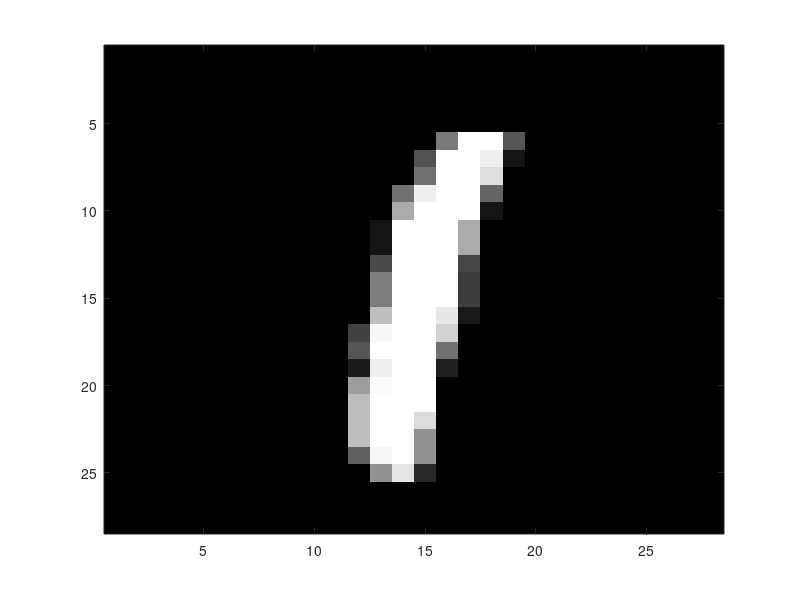

This figure's MATLAB source: (Note: this script raises an error after producing the figure.)

clear all;
close all;

%% In this script, you need to implement three functions as part of the k-means algorithm.
% These steps will be repeated until the algorithm converges:

  % 1. initialize_centroids
  % This function sets the initial values of the centroids
  
  % 2. assign_vector_to_centroid
  % This goes through the collection of all vectors and assigns them to
  % centroid based on norm/distance
  
  % 3. update_centroids
  % This function updates the location of the centroids based on the collection
  % of vectors (handwritten digits) that have been assigned to that centroid.


%% Initialize Data Set
% These next lines of code read in two sets of MNIST digits that will be used for training and testing respectively.

% training set (1500 images)
train=csvread('mnist_train_1500.csv');
trainsetlabels = train(:,785);
train=train(:,1:784);
train(:,785)=zeros(1500,1);

% testing set (200 images with 11 outliers)
test=csvread('mnist_test_200_woutliers.csv');
% store the correct test labels
correctlabels = test(:,785);
test=test(:,1:784);

% now, zero out the labels in "test" so that you can use this to assign
% your own predictions and evaluate against "correctlabels"
% in the 'cs1_mnist_evaluate_test_set.m' script
test(:,785)=zeros(200,1);

%% After initializing, you will have the following variables in your workspace:
% 1. train (a 1500 x 785 array, containins the 1500 training images)
% 2. test (a 200 x 785 array, containing the 200 testing images)
% 3. correctlabels (a 200 x 1 array containing the correct labels (numerical
% meaning) of the 200 test images

%% To visualize an image, you need to reshape it from a 784 dimensional array into a 28 x 28 array.
% to do this, you need to use the reshape command, along with the transpose
% operation.  For example, the following lines plot the first test image

figure;
colormap('gray'); % this tells MATLAB to depict the image in grayscale
testimage = reshape(test(1,[1:784]), [28 28]);
% we are reshaping the first row of 'test', columns 1-784 (since the 785th
% column is going to be used for storing the centroid assignment.
imagesc(testimage'); % this command plots an array as an image.  Type 'help imagesc' to learn more.

%% After importing, the array 'train' consists of 1500 rows and 785 columns.
% Each row corresponds to a different handwritten digit (28 x 28 = 784)
% plus the last column, which is used to index that row (i.e., label which
% cluster it belongs to.  Initially, this last column is set to all zeros,
% since there are no clusters yet established.

%% This next section of code calls the three functions you are asked to specify

k= 10; % set k
max_iter= 20; % set the number of iterations of the algorithm

%% The next line initializes the centroids.  Look at the initialize_centroids()
% function, which is specified further down this file.

centroids=initialize_centroids(train,k);

%% Initialize an array that will store k-means cost at each iteration

cost_iteration = zeros(max_iter, 1);

%% This for-loop enacts the k-means algorithm


for iter=1:max_iter 
    
    % assign cluster value for each image and add to the data 
    for image=1:size(train(:,1))
        %use results from function to assign these values
        train(image,785) = assign_vector_to_centroid(train(image,:),centroids);
    
    end
    
    %once we have all images assigned, we can 
    %   reassign centroids
    centroids = update_Centroids(train,k);

end


%% This section of code plots the k-means cost as a function of the number
% of iterations

%figure;
%cost_iteration

% the function below returns vec_distance and index 
% cost function is the sum of all vec distance in a cluster?? 
% ^^not sure
%assign_vector_to_centroid(data,centroids) 


%% This next section of code will make a plot of all of the centroids
% Again, use help <functionname> to learn about the different functions
% that are being used here.

figure;
colormap('gray');

plotsize = ceil(sqrt(k));

for ind=1:k
    
    centr=centroids(ind,[1:784]);
    subplot(plotsize,plotsize,ind);
    
    imagesc(reshape(centr,[28 28])');
    title(strcat('Centroid ',num2str(ind)))

end

%% Function to initialize the centroids
% This function randomly chooses k vectors from our training set and uses them to be our initial centroids
% There are other ways you might initialize centroids.
% ***Feel free to experiment.***
% Note that this function takes two inputs and emits one output (y).

function y=initialize_centroid(data,num_centroids)

%option 1
    random_index=randperm(size(data,1));

    centroids=data(random_index(1:num_centroids),:);

    y=centroids;
%     
% %option 2
%     %create own centroids (outside values are usually 0)
%     %make the area smaller (125-625 of the 785 data size) (
%     integer_set = randi([(size(data,1)*0.15) (size(data,1)*0.80)],1,size(data,1));
%     centroids=data(integer_set(1:num_centroids),:);
%     y=centroids;

% % option 3
% %set each on manually based on past iterations found
% c1 = [0,0,0,0,0,0,0,0,0,0,0,0,0,0,0,0,0,0,0,0,0,0,0,0,0,0,0,0,0,0,0,0,0,0,0,0,0,0,0,0,0,0,0,0,0,0,0,0,0,0,0,0,0,0,0,0,0,0,0,0,0,0,0,0,0,0,0,0,0,0,0,0,0,0,0,0,0,0,0,0,0,0,0,0,0,0,0,0,0,0,0,0,0,0,0,0,0,0,0,0,0,0,0,0,0,0,0,0,0,0,0,0,0,0,0,0,0,0,0,0,0,0,0,0,0,171,253,133,0,0,0,0,0,0,0,0,0,0,0,0,0,0,0,0,0,0,0,0,0,0,0,0,0,253,252,215,0,0,0,0,0,0,0,0,0,0,0,0,0,0,0,0,0,0,0,0,0,0,0,0,0,253,252,241,78,0,0,0,0,0,0,0,0,0,0,0,0,0,0,0,0,0,0,0,0,0,0,0,0,108,232,252,190,0,0,0,0,0,0,0,0,0,0,0,0,0,0,0,0,0,0,0,0,0,0,0,0,47,232,252,252,0,0,0,0,0,0,0,0,0,0,0,0,0,0,0,0,0,0,0,0,0,0,0,0,109,252,252,252,0,0,0,0,0,0,0,0,0,0,0,0,0,0,0,0,0,0,0,0,0,0,0,0,109,252,252,252,0,0,0,0,0,0,0,0,0,0,0,0,0,0,0,0,0,0,0,0,0,0,0,0,109,252,252,252,0,0,0,0,0,0,0,0,0,0,0,0,0,0,0,0,0,0,0,0,0,0,0,0,110,253,253,253,0,0,0,0,0,0,0,0,0,0,0,0,0,0,0,0,0,0,0,0,0,0,0,0,109,252,252,252,0,0,0,0,0,0,0,0,0,0,0,0,0,0,0,0,0,0,0,0,0,0,0,0,109,252,252,231,0,0,0,0,0,0,0,0,0,0,0,0,0,0,0,0,0,0,0,0,0,0,0,0,109,252,252,108,0,0,0,0,0,0,0,0,0,0,0,0,0,0,0,0,0,0,0,0,0,0,0,0,110,253,253,108,0,0,0,0,0,0,0,0,0,0,0,0,0,0,0,0,0,0,0,0,0,0,0,0,233,252,252,108,0,0,0,0,0,0,0,0,0,0,0,0,0,0,0,0,0,0,0,0,0,0,0,0,253,252,246,92,0,0,0,0,0,0,0,0,0,0,0,0,0,0,0,0,0,0,0,0,0,0,0,0,253,252,215,0,0,0,0,0,0,0,0,0,0,0,0,0,0,0,0,0,0,0,0,0,0,0,0,145,255,253,232,47,0,0,0,0,0,0,0,0,0,0,0,0,0,0,0,0,0,0,0,0,0,0,0,144,253,252,252,108,0,0,0,0,0,0,0,0,0,0,0,0,0,0,0,0,0,0,0,0,0,0,0,41,253,252,246,92,0,0,0,0,0,0,0,0,0,0,0,0,0,0,0,0,0,0,0,0,0,0,0,0,170,252,132,0,0,0,0,0,0,0,0,0,0,0,0,0,0,0,0,0,0,0,0,0,0,0,0,0,0,0,0,0,0,0,0,0,0,0,0,0,0,0,0,0,0,0,0,0,0,0,0,0,0,0,0,0,0,0,0,0,0,0,0,0,0,0,0,0,0,0,0,0,0,0,0,0,0,0,0,0,0,0,0,0,0,0,0,0,0,0,0,0,0,0,0,0,0,0,0,0,0,0,0,0,0,0,0,0,0,0,0,0,0,0,0,0,0,0,0,0,0,0,0,0,0,0,0,0,1]
% c2 = [0,0,0,0,0,0,0,0,0,0,0,0,0,0,0,0,0,0,0,0,0,0,0,0,0,0,0,0,0,0,0,0,0,0,0,0,0,0,0,0,0,0,0,0,0,0,0,0,0,0,0,0,0,0,0,0,0,0,0,0,0,0,0,0,0,0,0,0,0,0,0,0,0,0,0,0,0,0,0,0,0,0,0,0,0,0,0,0,0,0,0,0,0,0,0,0,0,0,0,0,0,0,0,0,0,0,0,0,0,0,0,0,0,0,0,0,0,0,0,0,0,0,0,0,0,0,0,0,0,0,0,0,0,0,0,0,0,0,0,0,0,0,0,0,0,0,0,0,0,0,0,0,0,0,0,0,0,0,0,0,0,0,0,0,0,0,0,0,0,0,0,0,0,0,0,0,0,0,0,0,0,0,0,0,6,60,157,157,157,157,32,0,0,0,0,0,0,0,0,0,0,0,0,0,0,0,0,0,0,0,0,5,135,252,252,252,252,210,59,0,0,0,0,0,0,0,0,0,0,0,0,0,0,0,0,0,0,0,0,111,252,252,252,252,252,36,0,0,0,0,0,0,0,0,0,0,0,0,0,0,0,0,0,0,0,0,0,145,252,252,252,252,252,36,0,0,0,0,0,0,0,0,0,0,0,0,0,0,0,0,0,0,0,0,5,181,240,167,228,252,224,24,0,0,0,0,0,0,0,0,0,0,0,0,0,0,0,0,0,0,0,0,2,36,31,0,181,252,167,0,0,0,0,0,0,0,0,0,0,0,0,0,0,0,0,0,0,0,0,0,0,0,0,44,246,252,116,0,0,0,0,0,0,0,0,0,0,0,0,0,0,0,0,93,121,167,241,241,242,241,241,243,252,252,48,0,0,0,0,0,0,0,0,0,0,0,0,7,88,213,253,253,253,253,253,253,255,253,253,253,253,253,213,19,0,0,0,0,0,0,0,0,0,0,7,206,252,252,246,193,148,228,176,108,253,252,252,252,252,252,252,114,3,0,0,0,0,0,0,0,0,0,88,252,252,245,107,0,0,14,37,151,253,252,247,193,125,226,252,252,41,0,0,0,0,0,0,0,0,0,132,252,252,146,0,38,49,184,252,252,251,204,118,0,0,73,252,252,143,0,0,0,0,0,0,0,0,0,190,252,252,238,181,235,252,252,252,194,69,0,0,0,0,21,218,252,169,3,0,0,0,0,0,0,0,0,99,252,252,252,252,252,252,190,71,3,0,0,0,0,0,0,113,252,252,138,0,0,0,0,0,0,0,0,3,117,167,167,167,133,48,7,0,0,0,0,0,0,0,0,57,240,252,252,0,0,0,0,0,0,0,0,0,0,0,0,0,0,0,0,0,0,0,0,0,0,0,0,0,31,144,155,0,0,0,0,0,0,0,0,0,0,0,0,0,0,0,0,0,0,0,0,0,0,0,0,0,0,0,0,0,0,0,0,0,0,0,0,0,0,0,0,0,0,0,0,0,0,0,0,0,0,0,0,0,0,0,0,0,0,0,0,0,0,0,0,0,0,0,0,0,0,0,0,0,0,0,0,0,0,0,0,0,0,0,0,0,0,0,0,0,0,0,0,0,0,0,0,0,0,0,0,0,0,0,0,0,0,0,0,0,0,0,0,0,0,0,0,0,0,0,0,0,0,0,0,0,0,0,0,0,0,0,0,0,0,0,0,0,0,0,0,0,0,0,0,0,0,0,0,0,0,0,0,0,0,0,0,0,0,0,0,0,0,0,0,0,0,0,0,0,0,0,0,0,2]
% c3 = [0,0,0,0,0,0,0,0,0,0,0,0,0,0,0,0,0,0,0,0,0,0,0,0,0,0,0,0,0,0,0,0,0,0,0,0,0,0,0,0,0,0,0,0,0,0,0,0,0,0,0,0,0,0,0,0,0,0,0,0,0,0,0,0,0,0,0,0,0,0,0,0,0,0,0,0,0,0,0,0,0,0,0,0,0,0,0,0,0,0,0,0,0,0,0,0,0,0,0,0,0,0,0,0,0,0,0,0,0,0,0,0,0,0,0,0,0,0,0,0,0,0,0,0,0,0,0,0,0,0,0,0,0,0,0,0,0,0,0,0,0,0,0,0,0,0,0,0,9,60,166,250,255,255,182,121,30,0,0,0,0,0,0,0,0,0,0,0,0,0,0,0,12,39,129,192,221,254,225,129,125,125,200,254,241,122,0,0,0,0,0,0,0,0,0,0,0,0,0,0,169,244,174,174,127,66,11,0,0,0,2,35,162,251,145,1,0,0,0,0,0,0,0,0,0,0,0,0,158,41,0,0,0,0,0,0,0,0,0,0,0,117,254,85,0,0,0,0,0,0,0,0,0,0,0,0,0,0,0,0,0,0,0,0,0,0,0,0,0,23,224,145,0,0,0,0,0,0,0,0,0,0,0,0,0,0,0,0,0,0,0,0,0,0,0,0,0,0,197,179,0,0,0,0,0,0,0,0,0,0,0,0,0,0,0,0,0,0,0,0,0,0,0,0,0,0,197,106,0,0,0,0,0,0,0,0,0,0,0,0,0,0,0,0,0,0,0,0,0,0,0,0,0,94,245,106,0,0,0,0,0,0,0,0,0,0,0,0,0,0,0,0,0,0,0,0,0,0,11,60,184,253,195,15,0,0,0,0,0,0,0,0,0,0,0,0,0,0,0,0,0,17,121,190,190,190,251,254,254,171,15,0,0,0,0,0,0,0,0,0,0,0,0,0,0,0,0,0,0,111,254,254,205,189,189,189,226,223,74,0,0,0,0,0,0,0,0,0,0,0,0,0,0,0,0,0,0,5,11,11,3,0,0,0,27,190,249,88,1,0,0,0,0,0,0,0,0,0,0,0,0,0,0,0,0,0,0,0,0,0,0,0,0,5,163,254,62,0,0,0,0,0,0,0,0,0,0,0,0,0,0,0,0,0,0,0,0,0,0,0,0,0,7,185,217,15,0,0,0,0,0,0,0,0,0,0,0,0,0,0,0,0,0,0,0,0,0,0,0,0,0,48,253,59,0,0,0,0,0,0,0,0,0,0,0,0,0,0,64,0,0,0,0,0,0,0,0,0,0,0,191,128,0,0,0,0,0,0,0,0,0,0,0,0,0,0,168,224,183,75,0,0,0,0,0,0,0,0,219,62,0,0,0,0,0,0,0,0,0,0,0,0,0,0,2,37,161,245,182,57,1,0,0,0,0,80,253,53,0,0,0,0,0,0,0,0,0,0,0,0,0,0,0,0,0,34,173,254,176,91,22,0,9,191,221,11,0,0,0,0,0,0,0,0,0,0,0,0,0,0,0,0,0,0,4,91,202,254,219,152,193,254,65,0,0,0,0,0,0,0,0,0,0,0,0,0,0,0,0,0,0,0,0,0,0,0,0,0,0,0,0,0,0,0,0,0,0,0,0,0,0,0,0,0,0,0,0,0,0,0,0,0,0,0,0,0,0,0,0,0,0,0,0,0,0,0,0,0,0,0,0,0,0,0,0,0,0,0,0,0,0,0,0,0,0,0,0,0,0,0,0,0,0,0,0,3]
% c4 = [0,0,0,0,0,0,0,0,0,0,0,0,0,0,0,0,0,0,0,0,0,0,0,0,0,0,0,0,0,0,0,0,0,0,0,0,0,0,0,0,0,0,0,0,0,0,0,0,0,0,0,0,0,0,0,0,0,0,0,0,0,0,0,0,0,0,0,0,0,0,0,0,0,0,0,0,0,0,0,0,0,0,0,0,0,0,0,0,0,0,0,0,0,0,0,0,0,0,0,0,0,0,0,0,0,0,0,0,0,0,0,0,0,0,0,0,0,0,0,0,0,0,0,0,0,0,0,0,0,0,0,0,0,0,0,0,0,0,0,0,0,0,0,0,0,0,0,0,0,0,0,32,229,253,114,0,0,0,0,0,0,0,0,0,0,0,0,0,0,0,0,0,0,0,0,0,0,0,0,57,252,252,88,0,0,0,0,0,0,0,0,0,0,0,0,0,0,0,0,0,0,0,0,0,0,0,10,172,252,164,0,0,0,0,0,0,0,0,0,0,0,0,0,0,0,0,0,0,0,0,0,0,0,0,29,252,252,90,0,0,0,0,0,0,0,0,0,0,0,0,0,0,0,0,0,0,0,0,0,0,0,13,204,253,106,0,0,0,0,63,255,222,25,0,0,0,0,0,0,0,0,0,0,0,0,0,0,0,0,113,253,240,43,0,0,0,19,194,234,65,0,0,0,0,0,0,0,0,0,0,0,0,0,0,0,0,0,200,231,43,0,0,0,0,123,252,137,0,0,0,0,0,0,0,0,0,0,0,0,0,0,0,0,0,126,249,225,0,0,0,0,26,222,202,13,0,0,0,0,0,0,0,0,0,0,0,0,0,0,0,0,0,198,253,114,0,0,0,4,179,253,140,0,0,0,0,0,0,0,0,0,0,0,0,0,0,0,0,0,0,197,252,138,0,0,0,29,252,252,65,0,0,0,0,0,0,0,0,0,0,0,0,0,0,0,0,0,0,110,252,235,85,19,0,66,252,148,6,0,0,0,0,48,28,0,0,0,0,0,0,0,0,0,0,0,0,10,178,253,252,231,225,241,252,231,225,226,225,225,225,229,47,0,0,0,0,0,0,0,0,0,0,0,0,0,0,13,138,225,238,254,253,253,253,239,225,137,63,0,0,0,0,0,0,0,0,0,0,0,0,0,0,0,0,0,0,0,113,247,121,84,84,38,0,0,0,0,0,0,0,0,0,0,0,0,0,0,0,0,0,0,0,0,0,0,200,225,0,0,0,0,0,0,0,0,0,0,0,0,0,0,0,0,0,0,0,0,0,0,0,0,0,0,225,175,0,0,0,0,0,0,0,0,0,0,0,0,0,0,0,0,0,0,0,0,0,0,0,0,0,0,226,114,0,0,0,0,0,0,0,0,0,0,0,0,0,0,0,0,0,0,0,0,0,0,0,0,0,38,237,38,0,0,0,0,0,0,0,0,0,0,0,0,0,0,0,0,0,0,0,0,0,0,0,0,0,0,225,0,0,0,0,0,0,0,0,0,0,0,0,0,0,0,0,0,0,0,0,0,0,0,0,0,0,0,175,0,0,0,0,0,0,0,0,0,0,0,0,0,0,0,0,0,0,0,0,0,0,0,0,0,0,0,0,0,0,0,0,0,0,0,0,0,0,0,0,0,0,0,0,0,0,0,0,0,0,0,0,0,0,0,0,0,0,0,0,0,0,0,0,0,0,0,0,0,0,0,0,0,0,0,0,0,0,0,0,0,0,0,0,0,0,0,0,0,0,0,0,0,0,0,0,0,0,0,4]
% c5 = [0,0,0,0,0,0,0,0,0,0,0,0,0,0,0,0,0,0,0,0,0,0,0,0,0,0,0,0,0,0,0,0,0,0,0,0,0,0,0,0,0,0,0,0,0,0,0,0,0,0,0,0,0,0,0,0,0,0,0,0,0,0,0,0,0,0,0,0,0,0,0,0,0,0,0,0,0,0,0,0,0,0,0,0,0,0,0,0,0,0,0,0,0,0,0,0,0,0,118,134,0,0,0,0,0,0,0,0,0,0,0,0,0,0,0,0,0,0,0,0,0,0,0,0,0,0,231,237,0,0,0,0,0,0,0,0,0,0,0,0,0,0,0,0,0,0,0,0,0,0,0,0,0,35,254,229,0,0,0,0,0,0,0,0,0,0,0,0,0,0,0,0,0,0,0,0,0,0,0,0,0,93,254,226,30,0,0,0,0,0,0,0,0,0,0,0,0,0,0,0,0,0,0,0,0,0,0,0,0,164,254,192,34,0,0,0,0,0,0,0,0,0,0,0,0,0,0,0,0,0,0,0,0,0,0,0,0,207,254,109,84,131,119,24,0,0,0,0,0,0,0,0,0,0,0,0,0,0,0,0,0,0,0,0,60,250,254,254,254,254,254,237,47,0,0,0,0,0,0,0,0,0,0,0,0,0,0,0,0,0,0,0,204,254,254,254,254,254,254,182,22,0,0,0,0,0,0,0,0,0,0,0,0,0,0,0,0,0,0,92,248,230,125,98,72,34,16,3,0,0,0,0,0,0,0,0,0,0,0,0,0,0,0,0,0,0,0,174,254,93,0,0,0,0,0,0,0,0,0,0,0,0,0,0,0,0,0,0,0,0,0,0,0,0,40,247,254,40,0,0,0,0,0,0,0,0,0,0,0,0,0,0,0,0,0,0,0,0,0,0,0,0,36,239,254,230,123,5,0,0,0,0,0,0,0,0,0,0,0,0,0,0,0,0,0,0,0,0,0,0,0,86,224,245,254,175,28,0,0,0,0,0,0,0,0,0,0,0,0,0,0,0,0,0,0,0,0,0,0,0,0,37,143,254,203,26,0,0,0,0,0,0,0,0,0,0,0,0,0,0,0,0,0,0,0,0,0,0,0,0,2,60,243,205,24,0,0,0,0,0,0,0,0,0,0,0,0,0,0,0,0,0,16,0,0,0,0,0,0,73,243,254,49,0,0,0,0,0,0,0,0,0,0,0,0,0,0,0,0,101,143,0,0,0,0,38,142,244,254,246,38,0,0,0,0,0,0,0,0,0,0,0,0,0,0,0,0,94,250,161,148,195,230,245,254,254,247,85,0,0,0,0,0,0,0,0,0,0,0,0,0,0,0,0,0,3,158,254,254,254,254,254,255,220,36,0,0,0,0,0,0,0,0,0,0,0,0,0,0,0,0,0,0,0,17,106,171,171,249,200,143,29,0,0,0,0,0,0,0,0,0,0,0,0,0,0,0,0,0,0,0,0,0,0,0,0,0,0,0,0,0,0,0,0,0,0,0,0,0,0,0,0,0,0,0,0,0,0,0,0,0,0,0,0,0,0,0,0,0,0,0,0,0,0,0,0,0,0,0,0,0,0,0,0,0,0,0,0,0,0,0,0,0,0,0,0,0,0,0,0,0,0,0,0,0,0,0,0,0,0,0,0,0,0,0,0,0,0,0,0,0,0,0,0,0,0,0,0,0,0,0,0,0,0,0,0,0,0,0,0,0,0,0,0,0,0,0,0,0,0,0,0,0,0,0,0,0,0,0,0,0,0,0,0,5]
% c6 = [0,0,0,0,0,0,0,0,0,0,0,0,0,0,0,0,0,0,0,0,0,0,0,0,0,0,0,0,0,0,0,0,0,0,0,0,0,0,0,0,0,0,0,0,0,0,0,0,0,0,0,0,0,0,0,0,0,0,0,0,0,0,0,0,0,0,0,0,0,0,0,0,0,0,0,0,0,0,0,0,0,0,0,0,0,0,0,0,0,0,0,0,0,0,0,0,0,0,0,0,0,17,195,255,100,5,0,0,0,0,0,0,0,0,0,0,0,0,0,0,0,0,0,0,0,0,0,0,30,234,253,253,253,70,0,0,0,0,0,0,0,0,0,0,0,0,0,0,0,0,0,0,0,0,13,90,240,253,226,231,243,56,0,0,0,0,0,0,0,0,0,0,0,0,0,0,0,0,0,0,0,12,169,253,253,136,35,177,150,0,0,0,0,0,0,0,0,0,0,0,0,0,0,0,0,0,0,0,20,215,253,226,66,5,8,216,164,0,0,0,0,0,0,0,0,0,0,0,0,0,0,0,0,0,0,0,129,253,253,127,0,0,0,31,51,0,0,0,0,0,0,0,0,0,0,0,0,0,0,0,0,0,3,177,249,252,82,3,0,0,0,0,0,0,0,0,0,0,0,0,0,0,0,0,0,0,0,0,0,0,173,253,251,137,0,0,0,0,0,0,0,0,0,0,0,0,0,0,0,0,0,0,0,0,0,0,0,76,243,252,137,0,0,0,0,0,0,0,0,0,0,0,0,0,0,0,0,0,0,0,0,0,0,0,50,239,253,164,0,0,0,0,0,0,0,0,0,0,0,0,0,0,0,0,0,0,0,0,0,0,0,0,72,253,253,38,0,0,0,0,0,0,0,0,0,0,0,0,0,0,0,0,0,0,0,0,0,0,0,0,170,253,253,156,95,95,95,67,0,0,0,0,0,0,0,0,0,0,0,0,0,0,0,0,0,0,0,102,248,253,253,253,253,253,253,246,231,231,110,0,0,0,0,0,0,0,0,0,0,0,0,0,0,0,0,171,253,208,124,124,134,241,241,241,246,253,253,235,53,4,0,0,0,0,0,0,0,0,0,0,0,0,0,171,253,164,0,0,0,0,0,0,40,213,224,241,253,84,0,0,0,0,0,0,0,0,0,0,0,0,0,171,253,181,6,0,0,0,0,0,0,0,0,71,253,231,35,0,0,0,0,0,0,0,0,0,0,0,0,141,253,253,141,34,0,0,0,0,0,0,0,61,253,253,53,0,0,0,0,0,0,0,0,0,0,0,0,11,164,253,253,228,201,201,173,138,84,191,201,232,253,163,11,0,0,0,0,0,0,0,0,0,0,0,0,0,10,76,242,253,253,253,253,253,253,253,253,242,130,10,0,0,0,0,0,0,0,0,0,0,0,0,0,0,0,0,15,20,135,135,190,135,135,28,17,15,0,0,0,0,0,0,0,0,0,0,0,0,0,0,0,0,0,0,0,0,0,0,0,0,0,0,0,0,0,0,0,0,0,0,0,0,0,0,0,0,0,0,0,0,0,0,0,0,0,0,0,0,0,0,0,0,0,0,0,0,0,0,0,0,0,0,0,0,0,0,0,0,0,0,0,0,0,0,0,0,0,0,0,0,0,0,0,0,0,0,0,0,0,0,0,0,0,0,0,0,0,0,0,0,0,0,0,0,0,0,0,0,0,0,0,0,0,0,0,0,0,0,0,0,0,0,0,0,0,0,0,0,0,0,0,0,0,0,0,0,0,0,0,0,0,0,0,0,0,6]
% c7 = [0,0,0,0,0,0,0,0,0,0,0,0,0,0,0,0,0,0,0,0,0,0,0,0,0,0,0,0,0,0,0,0,0,0,0,0,0,0,0,0,0,0,0,0,0,0,0,0,0,0,0,0,0,0,0,0,0,0,0,0,0,0,0,0,0,0,0,0,0,0,0,0,0,0,0,0,0,0,0,0,0,0,0,0,0,0,0,0,0,0,0,0,0,0,0,0,0,0,0,0,0,0,0,0,0,0,0,0,0,0,0,0,0,0,0,0,0,0,0,0,0,0,0,0,0,0,0,0,0,0,0,0,0,0,0,0,0,0,0,0,0,0,0,0,0,0,0,0,0,0,0,0,0,0,0,0,0,0,0,0,0,0,0,0,0,0,0,0,0,0,0,0,0,0,0,0,0,0,0,0,0,0,0,0,0,0,0,0,0,0,0,0,0,0,0,0,0,0,0,0,1,92,255,255,172,130,130,130,130,130,191,130,24,4,0,0,0,0,0,0,0,0,0,0,0,0,0,0,80,253,253,253,253,253,253,253,253,253,253,253,253,207,19,0,0,0,0,0,0,0,0,0,0,0,0,0,9,123,235,244,247,253,253,253,253,253,253,253,253,253,207,10,0,0,0,0,0,0,0,0,0,0,0,0,0,0,0,52,70,128,228,228,228,228,128,208,250,253,253,18,0,0,0,0,0,0,0,0,0,0,0,0,0,0,0,0,0,0,0,0,0,0,0,0,217,253,253,94,0,0,0,0,0,0,0,0,0,0,0,0,0,0,0,0,0,0,0,0,0,0,0,0,217,253,253,63,0,0,0,0,0,0,0,0,0,0,0,0,0,0,0,0,0,0,0,0,0,0,0,0,217,253,253,18,0,0,0,0,0,0,0,0,0,0,0,0,0,0,0,0,0,0,0,0,0,0,0,0,217,253,253,79,0,0,0,0,0,0,0,0,0,0,0,0,0,0,0,0,0,0,0,0,0,0,0,20,225,253,253,18,0,0,0,0,0,0,0,0,0,0,0,0,0,0,0,0,0,0,0,0,0,0,0,88,253,253,227,14,0,0,0,0,0,0,0,0,0,0,0,0,0,0,0,0,0,0,0,0,0,0,0,121,253,253,148,0,0,0,0,0,0,0,0,0,0,0,0,0,0,0,0,0,0,0,0,0,0,0,24,223,253,253,112,0,0,0,0,0,0,0,0,0,0,0,0,0,0,0,0,0,0,0,0,0,0,0,81,253,253,222,17,0,0,0,0,0,0,0,0,0,0,0,0,0,0,0,0,0,0,0,0,0,0,0,81,253,253,154,0,0,0,0,0,0,0,0,0,0,0,0,0,0,0,0,0,0,0,0,0,0,0,0,187,253,253,154,0,0,0,0,0,0,0,0,0,0,0,0,0,0,0,0,0,0,0,0,0,0,0,30,224,253,253,45,0,0,0,0,0,0,0,0,0,0,0,0,0,0,0,0,0,0,0,0,0,0,0,75,253,253,214,18,0,0,0,0,0,0,0,0,0,0,0,0,0,0,0,0,0,0,0,0,0,0,0,190,253,253,160,0,0,0,0,0,0,0,0,0,0,0,0,0,0,0,0,0,0,0,0,0,0,0,0,141,253,253,103,0,0,0,0,0,0,0,0,0,0,0,0,0,0,0,0,0,0,0,0,0,0,0,0,39,169,150,19,0,0,0,0,0,0,0,0,0,0,0,0,0,0,0,0,0,0,0,0,0,0,0,0,0,0,0,0,0,0,0,0,0,0,0,0,0,0,0,0,7]
% c8 = [0,0,0,0,0,0,0,0,0,0,0,0,0,0,0,0,0,0,0,0,0,0,0,0,0,0,0,0,0,0,0,0,0,0,0,0,0,0,0,0,0,0,0,0,0,0,0,0,0,0,0,0,0,0,0,0,0,0,0,0,0,0,0,0,0,0,0,0,0,0,0,0,0,0,0,0,0,0,0,0,0,0,0,0,0,0,0,0,0,0,0,0,0,0,0,0,0,0,0,0,0,0,0,0,0,0,0,0,0,0,0,0,0,0,0,0,0,0,0,0,0,0,0,21,132,253,254,213,92,31,0,0,0,0,0,0,0,0,0,0,0,0,0,0,0,0,0,0,0,0,62,203,253,252,253,252,253,192,41,0,0,0,0,0,0,0,0,0,0,0,0,0,0,0,0,0,0,0,152,253,254,253,102,20,82,243,234,112,0,0,0,0,0,0,0,0,0,0,0,0,0,0,0,0,0,0,152,252,213,50,0,0,0,122,253,252,0,0,0,0,0,0,0,0,0,0,0,0,0,0,0,0,0,0,152,253,203,0,0,0,0,102,254,253,0,0,0,0,0,0,0,0,0,0,0,0,0,0,0,0,0,0,152,252,203,0,0,0,62,162,253,212,0,0,0,0,0,0,0,0,0,0,0,0,0,0,0,0,0,0,152,253,203,0,0,82,254,253,244,81,0,0,0,0,0,0,0,0,0,0,0,0,0,0,0,0,0,0,152,252,243,40,62,223,253,252,162,0,0,0,0,0,0,0,0,0,0,0,0,0,0,0,0,0,0,0,21,223,254,213,254,253,254,131,0,0,0,0,0,0,0,0,0,0,0,0,0,0,0,0,0,0,0,0,0,122,253,252,253,252,131,10,0,0,0,0,0,0,0,0,0,0,0,0,0,0,0,0,0,0,0,0,51,233,254,253,254,253,21,0,0,0,0,0,0,0,0,0,0,0,0,0,0,0,0,0,0,0,0,82,233,252,253,252,253,252,102,0,0,0,0,0,0,0,0,0,0,0,0,0,0,0,0,0,0,0,113,253,254,253,142,203,254,253,173,10,0,0,0,0,0,0,0,0,0,0,0,0,0,0,0,0,0,0,193,252,253,130,0,20,172,252,253,91,0,0,0,0,0,0,0,0,0,0,0,0,0,0,0,0,0,0,193,253,203,0,0,0,21,162,254,213,0,0,0,0,0,0,0,0,0,0,0,0,0,0,0,0,0,0,152,252,203,0,0,0,0,102,253,252,82,0,0,0,0,0,0,0,0,0,0,0,0,0,0,0,0,0,153,253,214,10,0,0,0,0,255,253,163,0,0,0,0,0,0,0,0,0,0,0,0,0,0,0,0,0,51,192,253,212,102,20,0,41,253,252,203,0,0,0,0,0,0,0,0,0,0,0,0,0,0,0,0,0,0,0,163,243,255,253,255,253,255,253,142,0,0,0,0,0,0,0,0,0,0,0,0,0,0,0,0,0,0,0,0,81,213,252,253,252,253,252,20,0,0,0,0,0,0,0,0,0,0,0,0,0,0,0,0,0,0,0,0,0,0,0,0,0,0,0,0,0,0,0,0,0,0,0,0,0,0,0,0,0,0,0,0,0,0,0,0,0,0,0,0,0,0,0,0,0,0,0,0,0,0,0,0,0,0,0,0,0,0,0,0,0,0,0,0,0,0,0,0,0,0,0,0,0,0,0,0,0,0,0,0,0,0,0,0,0,0,0,0,0,0,0,0,0,0,0,0,0,0,0,0,0,0,0,0,0,0,0,0,0,0,8]
% c9 = [0,0,0,0,0,0,0,0,0,0,0,0,0,0,0,0,0,0,0,0,0,0,0,0,0,0,0,0,0,0,0,0,0,0,0,0,0,0,0,0,0,0,0,0,0,0,0,0,0,0,0,0,0,0,0,0,0,0,0,0,0,0,0,0,0,0,0,0,0,0,0,0,0,0,0,0,0,0,0,0,0,0,0,0,0,0,0,0,0,0,0,0,0,0,0,0,0,0,0,0,0,0,0,0,0,0,0,0,0,0,0,0,0,0,0,0,0,0,0,0,0,0,0,0,0,0,0,0,0,0,0,0,0,0,0,0,0,0,0,0,0,0,0,0,0,0,0,0,0,0,0,0,0,0,0,0,0,0,0,0,0,0,0,0,0,0,0,0,0,0,0,0,0,0,0,0,0,0,0,0,0,0,0,0,13,145,254,255,223,133,0,0,0,0,0,0,0,0,0,0,0,0,0,0,0,0,0,0,0,4,11,93,220,249,243,243,251,220,3,0,0,0,0,0,0,0,0,0,0,0,0,0,0,0,0,0,36,135,253,252,165,49,0,0,84,246,104,0,0,0,0,0,0,0,0,0,0,0,0,0,0,0,3,127,238,253,214,92,0,0,0,0,88,253,64,0,0,0,0,0,0,0,0,0,0,0,0,0,0,0,90,253,242,178,3,0,0,0,0,8,162,243,85,0,0,0,0,0,0,0,0,0,0,0,0,0,0,9,193,253,112,0,0,0,0,0,0,88,253,220,26,0,0,0,0,0,0,0,0,0,0,0,0,0,0,147,253,158,4,0,0,0,0,0,124,246,253,86,0,0,0,0,0,0,0,0,0,0,0,0,0,0,12,218,237,71,0,0,0,0,26,130,249,253,194,9,0,0,0,0,0,0,0,0,0,0,0,0,0,0,97,253,147,0,0,0,19,136,232,253,227,110,18,0,0,0,0,0,0,0,0,0,0,0,0,0,0,0,58,238,228,50,144,149,249,253,253,245,76,0,0,0,0,0,0,0,0,0,0,0,0,0,0,0,0,0,8,204,253,253,253,253,253,253,252,77,0,0,0,0,0,0,0,0,0,0,0,0,0,0,0,0,0,0,0,28,94,94,94,177,253,252,109,0,0,0,0,0,0,0,0,0,0,0,0,0,0,0,0,0,0,0,0,0,0,0,125,244,234,139,0,0,0,0,0,0,0,0,0,0,0,0,0,0,0,0,0,0,0,0,0,0,0,124,249,227,86,17,0,0,0,0,0,0,0,0,0,0,0,0,0,0,0,0,0,0,0,0,0,0,154,246,253,120,0,0,0,0,0,0,0,0,0,0,0,0,0,0,0,0,0,0,0,0,0,0,0,24,208,253,154,47,0,0,0,0,0,0,0,0,0,0,0,0,0,0,0,0,0,0,0,0,0,0,19,240,253,169,15,0,0,0,0,0,0,0,0,0,0,0,0,0,0,0,0,0,0,0,0,0,0,26,182,253,231,43,0,0,0,0,0,0,0,0,0,0,0,0,0,0,0,0,0,0,0,0,0,0,2,174,252,222,27,0,0,0,0,0,0,0,0,0,0,0,0,0,0,0,0,0,0,0,0,0,0,0,7,218,246,48,0,0,0,0,0,0,0,0,0,0,0,0,0,0,0,0,0,0,0,0,0,0,0,0,0,0,0,0,0,0,0,0,0,0,0,0,0,0,0,0,0,0,0,0,0,0,0,0,0,0,0,0,0,0,0,0,0,0,0,0,0,0,0,0,0,0,0,0,0,0,0,0,0,0,0,9]
% c10 = [0,0,0,0,0,0,0,0,0,0,0,0,0,0,0,0,0,0,0,0,0,0,0,0,0,0,0,0,0,0,0,0,0,0,0,0,0,0,0,0,0,0,0,0,0,0,0,0,0,0,0,0,0,0,0,0,0,0,0,0,0,0,0,0,0,0,0,0,0,0,0,0,0,0,0,0,0,0,0,0,0,0,0,0,0,0,0,0,0,0,0,0,0,0,0,0,0,0,118,134,0,0,0,0,0,0,0,0,0,0,0,0,0,0,0,0,0,0,0,0,0,0,0,0,0,0,231,237,0,0,0,0,0,0,0,0,0,0,0,0,0,0,0,0,0,0,0,0,0,0,0,0,0,35,254,229,0,0,0,0,0,0,0,0,0,0,0,0,0,0,0,0,0,0,0,0,0,0,0,0,0,93,254,226,30,0,0,0,0,0,0,0,0,0,0,0,0,0,0,0,0,0,0,0,0,0,0,0,0,164,254,192,34,0,0,0,0,0,0,0,0,0,0,0,0,0,0,0,0,0,0,0,0,0,0,0,0,207,254,109,84,131,119,24,0,0,0,0,0,0,0,0,0,0,0,0,0,0,0,0,0,0,0,0,60,250,254,254,254,254,254,237,47,0,0,0,0,0,0,0,0,0,0,0,0,0,0,0,0,0,0,0,204,254,254,254,254,254,254,182,22,0,0,0,0,0,0,0,0,0,0,0,0,0,0,0,0,0,0,92,248,230,125,98,72,34,16,3,0,0,0,0,0,0,0,0,0,0,0,0,0,0,0,0,0,0,0,174,254,93,0,0,0,0,0,0,0,0,0,0,0,0,0,0,0,0,0,0,0,0,0,0,0,0,40,247,254,40,0,0,0,0,0,0,0,0,0,0,0,0,0,0,0,0,0,0,0,0,0,0,0,0,36,239,254,230,123,5,0,0,0,0,0,0,0,0,0,0,0,0,0,0,0,0,0,0,0,0,0,0,0,86,224,245,254,175,28,0,0,0,0,0,0,0,0,0,0,0,0,0,0,0,0,0,0,0,0,0,0,0,0,37,143,254,203,26,0,0,0,0,0,0,0,0,0,0,0,0,0,0,0,0,0,0,0,0,0,0,0,0,2,60,243,205,24,0,0,0,0,0,0,0,0,0,0,0,0,0,0,0,0,0,16,0,0,0,0,0,0,73,243,254,49,0,0,0,0,0,0,0,0,0,0,0,0,0,0,0,0,101,143,0,0,0,0,38,142,244,254,246,38,0,0,0,0,0,0,0,0,0,0,0,0,0,0,0,0,94,250,161,148,195,230,245,254,254,247,85,0,0,0,0,0,0,0,0,0,0,0,0,0,0,0,0,0,3,158,254,254,254,254,254,255,220,36,0,0,0,0,0,0,0,0,0,0,0,0,0,0,0,0,0,0,0,17,106,171,171,249,200,143,29,0,0,0,0,0,0,0,0,0,0,0,0,0,0,0,0,0,0,0,0,0,0,0,0,0,0,0,0,0,0,0,0,0,0,0,0,0,0,0,0,0,0,0,0,0,0,0,0,0,0,0,0,0,0,0,0,0,0,0,0,0,0,0,0,0,0,0,0,0,0,0,0,0,0,0,0,0,0,0,0,0,0,0,0,0,0,0,0,0,0,0,0,0,0,0,0,0,0,0,0,0,0,0,0,0,0,0,0,0,0,0,0,0,0,0,0,0,0,0,0,0,0,0,0,0,0,0,0,0,0,0,0,0,0,0,0,0,0,0,0,0,0,0,0,0,0,0,0,0,0,0,0,0,10]
% 
% y = [c1,c2,c3,c4,c5,c6,c7,c8,c9,c10]
end

%% Function to pick the Closest Centroid using norm/distance
% This function takes two arguments, a vector and a set of centroids
% It returns the index of the assigned centroid and the distance between
% the vector and the assigned centroid.

%TOP FUNCTION IS ORIGINAL -- CHANGED TO ONLY RETURN INDEX FOR TESTING THE
%ASSIGNING INDEX PORTION
% function [index, vec_distance] = assign_vector_to_centroid(data,centroids)
function index = assign_vector_to_centroid(data,centroids)
    % find distance from piece of data to each centroid
    
    %iterate through each centroid
    for centroid=1:length(centroids(:,785))
        
       %find total distance between each point of the current centroid and
       %the image being assigned
       difference = centroids(centroid,1:784) - data(1:784); 

       sq_difference = difference.^2;
       
       % holds the norm value for the current centroid and current image
       distance = sum(difference);
            
       %compare the norm value to get the assigned cluster
       
       %if we are on the first cluster being checked, 
       %assign that value and set the current shortest distance
       if(centroid == 1)
           shortest_distance=distance;
           assigned_cluster=centroid; 
       %otherwise we can compare the distances computed
       %from each cluster and keep track of shortest
       elseif(distance < shortest_distance);
           shortest_distance=distance;
           assigned_cluster=centroid;
       end  
        
    end
    
    %assign the return values for the function
    index = assigned_cluster;
    vec_distance = shortest_distance;

end
%% Function to compute new centroids using the mean of the vectors currently assigned to the centroid.
% This function takes the set of training images and the value of k.
% It returns a new set of centroids based on the current assignment of the
% training images.

%CHECK WITH INSTRUCTOR ABOUT CHANGING OUTPU HERE
function new_centroids= update_Centroids(data,K)
    %create empty set to store new centroid values
    new_centroids = zeros(K,785);
    %get average from each set:
    %find all entries in data with last column as each centroid value
    for each=1:K %go through centroids
        count = 0;
        total = zeros(1,785);
       for element=1:1500 %go through all images
           if (data(element,785)==each) %if the image is in the current centroid
               count = count + 1;
               total = total(1:784) + data(element,1:784);
               %now after the loop has run through we will have the total
               %from each centroid
           end
       new_centroid = total/count; %new vector for current centroid
       %^^ a 784 dimensional vector
       
       %update the return value of the function to give the new centroid
       new_centroids(each,1:784)=new_centroid(1:784); 

       end
       new_centroids(each,785)=each;
    end

end